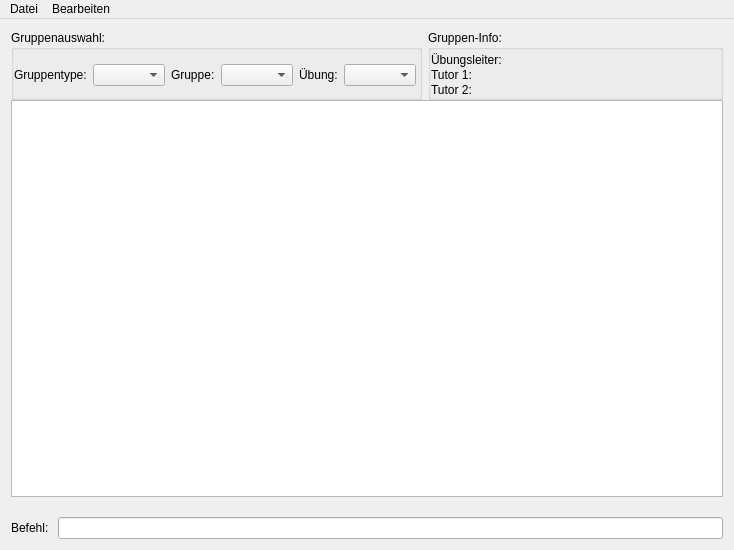
<?xml version="1.0" encoding="UTF-8"?>
<ui version="4.0">
 <class>MainWindow</class>
 <widget class="QMainWindow" name="MainWindow">
  <property name="geometry">
   <rect>
    <x>0</x>
    <y>0</y>
    <width>734</width>
    <height>550</height>
   </rect>
  </property>
  <property name="windowTitle">
   <string>PK Übungstool</string>
  </property>
  <widget class="QWidget" name="centralWidget">
   <layout class="QGridLayout" name="gridLayout_2" rowstretch="1,99,1">
    <property name="horizontalSpacing">
     <number>6</number>
    </property>
    <property name="verticalSpacing">
     <number>0</number>
    </property>
    <item row="0" column="0">
     <widget class="QGroupBox" name="groupBox_2">
      <property name="title">
       <string>Gruppenauswahl:</string>
      </property>
      <layout class="QVBoxLayout" name="verticalLayout">
       <property name="spacing">
        <number>0</number>
       </property>
       <property name="leftMargin">
        <number>0</number>
       </property>
       <property name="topMargin">
        <number>3</number>
       </property>
       <property name="rightMargin">
        <number>3</number>
       </property>
       <property name="bottomMargin">
        <number>0</number>
       </property>
       <item>
        <layout class="QHBoxLayout" name="horizontalLayout_2">
         <item>
          <widget class="QLabel" name="label_group_type">
           <property name="text">
            <string>Gruppentype:</string>
           </property>
          </widget>
         </item>
         <item>
          <widget class="QComboBox" name="group_type_combobox"/>
         </item>
         <item>
          <widget class="QLabel" name="label_group">
           <property name="text">
            <string>Gruppe:</string>
           </property>
          </widget>
         </item>
         <item>
          <widget class="QComboBox" name="group_combobox">
           <property name="focusPolicy">
            <enum>Qt::WheelFocus</enum>
           </property>
          </widget>
         </item>
         <item>
          <widget class="QLabel" name="label_lesson">
           <property name="text">
            <string>Übung:</string>
           </property>
          </widget>
         </item>
         <item>
          <widget class="QComboBox" name="lesson_combobox"/>
         </item>
        </layout>
       </item>
      </layout>
     </widget>
    </item>
    <item row="0" column="1">
     <widget class="QGroupBox" name="groupBox">
      <property name="title">
       <string>Gruppen-Info:</string>
      </property>
      <layout class="QGridLayout" name="gridLayout_3">
       <property name="leftMargin">
        <number>0</number>
       </property>
       <property name="topMargin">
        <number>3</number>
       </property>
       <property name="rightMargin">
        <number>3</number>
       </property>
       <property name="bottomMargin">
        <number>0</number>
       </property>
       <property name="horizontalSpacing">
        <number>6</number>
       </property>
       <property name="verticalSpacing">
        <number>1</number>
       </property>
       <item row="1" column="1">
        <widget class="QLabel" name="label_tutor1_name">
         <property name="text">
          <string/>
         </property>
        </widget>
       </item>
       <item row="0" column="0">
        <widget class="QLabel" name="label_instructor">
         <property name="text">
          <string>Übungsleiter:</string>
         </property>
        </widget>
       </item>
       <item row="0" column="1">
        <widget class="QLabel" name="label_instructor_name">
         <property name="text">
          <string/>
         </property>
        </widget>
       </item>
       <item row="1" column="0">
        <widget class="QLabel" name="label_tutor1">
         <property name="text">
          <string>Tutor 1:</string>
         </property>
        </widget>
       </item>
       <item row="2" column="1">
        <widget class="QLabel" name="label_tutor2_name">
         <property name="text">
          <string/>
         </property>
        </widget>
       </item>
       <item row="2" column="0">
        <widget class="QLabel" name="label_tutor2">
         <property name="text">
          <string>Tutor 2:</string>
         </property>
        </widget>
       </item>
      </layout>
     </widget>
    </item>
    <item row="1" column="0" colspan="2">
     <widget class="QTableWidget" name="table_widget">
      <property name="focusPolicy">
       <enum>Qt::WheelFocus</enum>
      </property>
      <property name="sortingEnabled">
       <bool>true</bool>
      </property>
      <attribute name="verticalHeaderVisible">
       <bool>false</bool>
      </attribute>
     </widget>
    </item>
    <item row="2" column="0" colspan="2">
     <layout class="QGridLayout" name="gridLayout">
      <item row="1" column="1">
       <widget class="QLineEdit" name="console"/>
      </item>
      <item row="1" column="0">
       <widget class="QLabel" name="label_2">
        <property name="text">
         <string>Befehl: </string>
        </property>
       </widget>
      </item>
      <item row="0" column="0" colspan="2">
       <widget class="QLabel" name="console_output">
        <property name="text">
         <string/>
        </property>
       </widget>
      </item>
     </layout>
    </item>
   </layout>
  </widget>
  <widget class="QMenuBar" name="menuBar">
   <property name="geometry">
    <rect>
     <x>0</x>
     <y>0</y>
     <width>734</width>
     <height>27</height>
    </rect>
   </property>
   <widget class="QMenu" name="menuDatei">
    <property name="title">
     <string>Datei</string>
    </property>
    <addaction name="action_new"/>
    <addaction name="action_export"/>
    <addaction name="action_settings"/>
   </widget>
   <widget class="QMenu" name="menuBearbeiten">
    <property name="title">
     <string>Bearbeiten</string>
    </property>
    <addaction name="action_undo"/>
    <addaction name="action_redo"/>
    <addaction name="action_add_student"/>
   </widget>
   <addaction name="menuDatei"/>
   <addaction name="menuBearbeiten"/>
  </widget>
  <action name="action_export">
   <property name="text">
    <string>Exportieren</string>
   </property>
  </action>
  <action name="action_new">
   <property name="text">
    <string>Neu</string>
   </property>
   <property name="toolTip">
    <string>Neu</string>
   </property>
  </action>
  <action name="action_undo">
   <property name="text">
    <string>Zurück</string>
   </property>
  </action>
  <action name="action_redo">
   <property name="text">
    <string>Vor</string>
   </property>
  </action>
  <action name="action_add_student">
   <property name="text">
    <string>Student hinzufügen</string>
   </property>
  </action>
  <action name="action_settings">
   <property name="text">
    <string>Einstellungen</string>
   </property>
  </action>
 </widget>
 <layoutdefault spacing="6" margin="11"/>
 <resources/>
 <connections/>
</ui>
